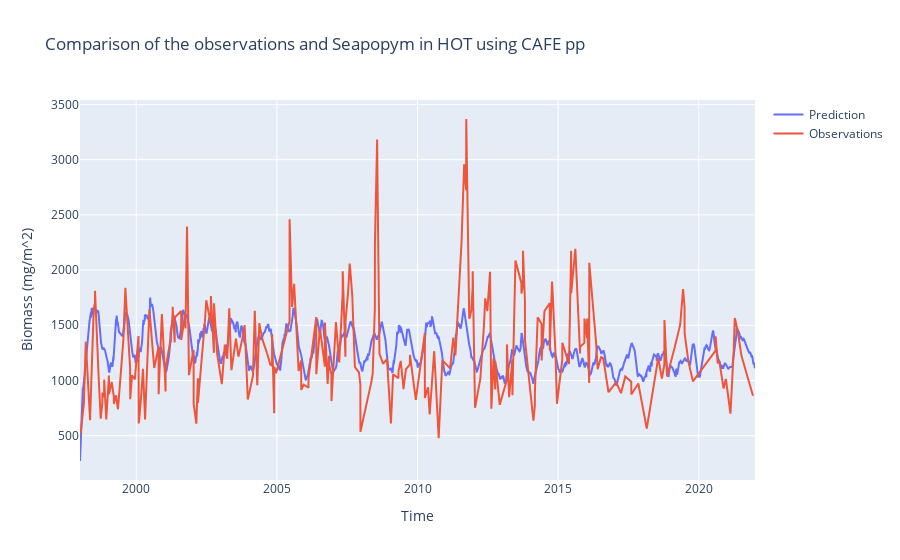

Notebook source saved alongside this figure:
### Code cell
fig = go.Figure(
    [
        go.Scatter(x=pred.index, y=pred, name="Prediction"),
        go.Scatter(x=obs.index, y=obs, name="Observations"),
    ]
)
# change title and x,y labels
fig.update_layout(
    title="Comparison of the observations and Seapopym in HOT using CAFE pp",
    xaxis_title="Time",
    yaxis_title="Biomass (mg/m^2)",
)

### Figure 1 — Plotly figure (JSON) as saved in the notebook; plotly's stock layout.template omitted (floating-point values rounded to 4 significant figures; data arrays with more than 128 entries replaced by an {"elided": "..."} marker saying what was removed)
{"data": [{"name": "Prediction", "type": "scatter", "x": {"elided": "8767 str values"}, "y": {"elided": "8767 float values"}}, {"name": "Observations", "type": "scatter", "x": {"elided": "8732 str values"}, "y": {"elided": "8732 float values"}}], "layout": {"title": {"text": "Comparison of the observations and Seapopym in HOT using CAFE pp"}, "xaxis": {"title": {"text": "Time"}}, "yaxis": {"title": {"text": "Biomass (mg/m^2)"}}}}
